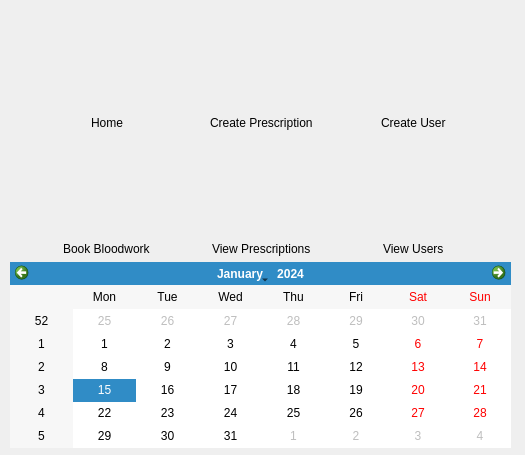
<?xml version="1.0" encoding="UTF-8"?>
<ui version="4.0">
 <class>MainScreen</class>
 <widget class="QDialog" name="MainScreen">
  <property name="geometry">
   <rect>
    <x>0</x>
    <y>0</y>
    <width>525</width>
    <height>455</height>
   </rect>
  </property>
  <property name="windowTitle">
   <string>Dialog</string>
  </property>
  <widget class="QWidget" name="verticalLayoutWidget">
   <property name="geometry">
    <rect>
     <x>10</x>
     <y>10</y>
     <width>501</width>
     <height>438</height>
    </rect>
   </property>
   <layout class="QVBoxLayout" name="verticalLayout">
    <item>
     <layout class="QGridLayout" name="gridLayout">
      <item row="1" column="1" alignment="Qt::AlignHCenter">
       <widget class="QLabel" name="label_2">
        <property name="text">
         <string>Create Prescription</string>
        </property>
       </widget>
      </item>
      <item row="3" column="0" alignment="Qt::AlignHCenter">
       <widget class="QLabel" name="label_4">
        <property name="text">
         <string>Book Bloodwork</string>
        </property>
       </widget>
      </item>
      <item row="0" column="1">
       <widget class="QPushButton" name="createPrescriptionButton">
        <property name="minimumSize">
         <size>
          <width>100</width>
          <height>100</height>
         </size>
        </property>
        <property name="maximumSize">
         <size>
          <width>100</width>
          <height>100</height>
         </size>
        </property>
        <property name="styleSheet">
         <string notr="true">border: 0px;</string>
        </property>
        <property name="text">
         <string/>
        </property>
        <property name="icon">
         <iconset resource="res.qrc">
          <normaloff>:/icons/create-prescription.png</normaloff>:/icons/create-prescription.png</iconset>
        </property>
        <property name="iconSize">
         <size>
          <width>64</width>
          <height>64</height>
         </size>
        </property>
       </widget>
      </item>
      <item row="0" column="0">
       <widget class="QPushButton" name="homeButton">
        <property name="minimumSize">
         <size>
          <width>100</width>
          <height>100</height>
         </size>
        </property>
        <property name="maximumSize">
         <size>
          <width>104</width>
          <height>100</height>
         </size>
        </property>
        <property name="styleSheet">
         <string notr="true">border: 0px;</string>
        </property>
        <property name="text">
         <string/>
        </property>
        <property name="icon">
         <iconset resource="res.qrc">
          <normaloff>:/icons/home.png</normaloff>:/icons/home.png</iconset>
        </property>
        <property name="iconSize">
         <size>
          <width>64</width>
          <height>64</height>
         </size>
        </property>
        <property name="checkable">
         <bool>false</bool>
        </property>
       </widget>
      </item>
      <item row="1" column="0" alignment="Qt::AlignHCenter">
       <widget class="QLabel" name="label">
        <property name="text">
         <string>Home</string>
        </property>
       </widget>
      </item>
      <item row="2" column="0">
       <widget class="QPushButton" name="bookBloodworkButton">
        <property name="minimumSize">
         <size>
          <width>100</width>
          <height>100</height>
         </size>
        </property>
        <property name="styleSheet">
         <string notr="true">border: 0px;</string>
        </property>
        <property name="text">
         <string/>
        </property>
        <property name="icon">
         <iconset resource="res.qrc">
          <normaloff>:/icons/view-bloodwork.png</normaloff>:/icons/view-bloodwork.png</iconset>
        </property>
        <property name="iconSize">
         <size>
          <width>64</width>
          <height>64</height>
         </size>
        </property>
       </widget>
      </item>
      <item row="0" column="2">
       <widget class="QPushButton" name="createUserButton">
        <property name="minimumSize">
         <size>
          <width>100</width>
          <height>100</height>
         </size>
        </property>
        <property name="maximumSize">
         <size>
          <width>100</width>
          <height>100</height>
         </size>
        </property>
        <property name="styleSheet">
         <string notr="true">border: 0px;</string>
        </property>
        <property name="text">
         <string/>
        </property>
        <property name="icon">
         <iconset resource="res.qrc">
          <normaloff>:/icons/create-user.png</normaloff>:/icons/create-user.png</iconset>
        </property>
        <property name="iconSize">
         <size>
          <width>64</width>
          <height>64</height>
         </size>
        </property>
       </widget>
      </item>
      <item row="2" column="1">
       <widget class="QPushButton" name="viewPrescriptionButton">
        <property name="minimumSize">
         <size>
          <width>100</width>
          <height>100</height>
         </size>
        </property>
        <property name="maximumSize">
         <size>
          <width>100</width>
          <height>100</height>
         </size>
        </property>
        <property name="styleSheet">
         <string notr="true">border: 0px;</string>
        </property>
        <property name="text">
         <string/>
        </property>
        <property name="icon">
         <iconset resource="res.qrc">
          <normaloff>:/icons/view-prescription.png</normaloff>:/icons/view-prescription.png</iconset>
        </property>
        <property name="iconSize">
         <size>
          <width>64</width>
          <height>64</height>
         </size>
        </property>
       </widget>
      </item>
      <item row="2" column="2">
       <widget class="QPushButton" name="viewUsersButton">
        <property name="maximumSize">
         <size>
          <width>100</width>
          <height>100</height>
         </size>
        </property>
        <property name="styleSheet">
         <string notr="true">border: 0px;</string>
        </property>
        <property name="text">
         <string/>
        </property>
        <property name="icon">
         <iconset resource="res.qrc">
          <normaloff>:/icons/view-patient.png</normaloff>:/icons/view-patient.png</iconset>
        </property>
        <property name="iconSize">
         <size>
          <width>64</width>
          <height>64</height>
         </size>
        </property>
       </widget>
      </item>
      <item row="1" column="2" alignment="Qt::AlignHCenter">
       <widget class="QLabel" name="label_5">
        <property name="text">
         <string>Create User</string>
        </property>
       </widget>
      </item>
      <item row="3" column="2" alignment="Qt::AlignHCenter">
       <widget class="QLabel" name="label_6">
        <property name="layoutDirection">
         <enum>Qt::LeftToRight</enum>
        </property>
        <property name="styleSheet">
         <string notr="true"/>
        </property>
        <property name="text">
         <string>View Users</string>
        </property>
        <property name="scaledContents">
         <bool>false</bool>
        </property>
       </widget>
      </item>
      <item row="3" column="1" alignment="Qt::AlignHCenter">
       <widget class="QLabel" name="label_3">
        <property name="text">
         <string>View Prescriptions</string>
        </property>
       </widget>
      </item>
     </layout>
    </item>
    <item>
     <widget class="QCalendarWidget" name="calendarWidget"/>
    </item>
   </layout>
  </widget>
 </widget>
 <resources>
  <include location="res.qrc"/>
 </resources>
 <connections/>
</ui>
